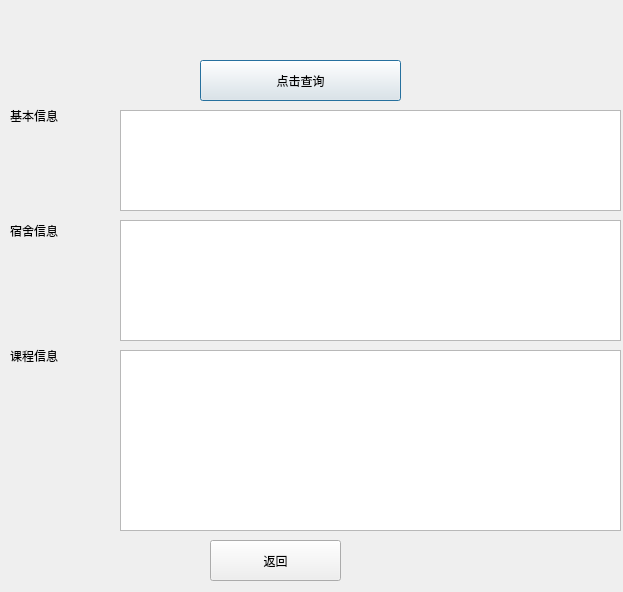
<?xml version="1.0" encoding="UTF-8"?>
<ui version="4.0">
 <class>stuinformation</class>
 <widget class="QDialog" name="stuinformation">
  <property name="geometry">
   <rect>
    <x>0</x>
    <y>0</y>
    <width>623</width>
    <height>592</height>
   </rect>
  </property>
  <property name="windowTitle">
   <string>Dialog</string>
  </property>
  <widget class="QPushButton" name="pushButton">
   <property name="geometry">
    <rect>
     <x>200</x>
     <y>60</y>
     <width>201</width>
     <height>41</height>
    </rect>
   </property>
   <property name="text">
    <string>点击查询</string>
   </property>
  </widget>
  <widget class="QLabel" name="label">
   <property name="geometry">
    <rect>
     <x>10</x>
     <y>100</y>
     <width>121</width>
     <height>31</height>
    </rect>
   </property>
   <property name="text">
    <string>基本信息</string>
   </property>
  </widget>
  <widget class="QLabel" name="label_2">
   <property name="geometry">
    <rect>
     <x>10</x>
     <y>220</y>
     <width>121</width>
     <height>21</height>
    </rect>
   </property>
   <property name="text">
    <string>宿舍信息</string>
   </property>
  </widget>
  <widget class="QLabel" name="label_3">
   <property name="geometry">
    <rect>
     <x>10</x>
     <y>340</y>
     <width>131</width>
     <height>31</height>
    </rect>
   </property>
   <property name="text">
    <string>课程信息</string>
   </property>
  </widget>
  <widget class="QTableView" name="basic">
   <property name="geometry">
    <rect>
     <x>120</x>
     <y>110</y>
     <width>501</width>
     <height>101</height>
    </rect>
   </property>
  </widget>
  <widget class="QTableView" name="course">
   <property name="geometry">
    <rect>
     <x>120</x>
     <y>350</y>
     <width>501</width>
     <height>181</height>
    </rect>
   </property>
  </widget>
  <widget class="QPushButton" name="back">
   <property name="geometry">
    <rect>
     <x>210</x>
     <y>540</y>
     <width>131</width>
     <height>41</height>
    </rect>
   </property>
   <property name="text">
    <string>返回</string>
   </property>
  </widget>
  <widget class="QTableView" name="dorm">
   <property name="geometry">
    <rect>
     <x>120</x>
     <y>220</y>
     <width>501</width>
     <height>121</height>
    </rect>
   </property>
  </widget>
 </widget>
 <resources/>
 <connections/>
</ui>
